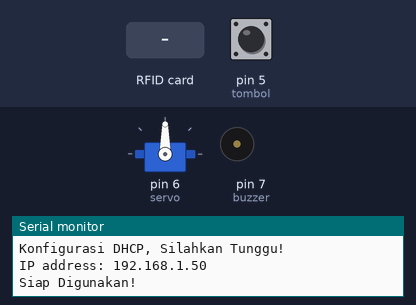
Bench run of a sketch on a simulated Arduino Uno, built for the host (arithmetic inside an expression is 32-bit, double 64-bit). Parts: servo, buzzer (waves = sounding, pin HIGH), the last lines printed to the serial monitor. The test bench sets the inputs (shaded band); at power-on: pin 5 (tombol) LOW. WiFi joins after 1.5 s; servers stay silent unless stated; uploads are accepted with an empty reply.

Above: at 7.9 s.
8.0 s: RFID card 5E 7A 19 C4 held to the reader
At 10.8 s:
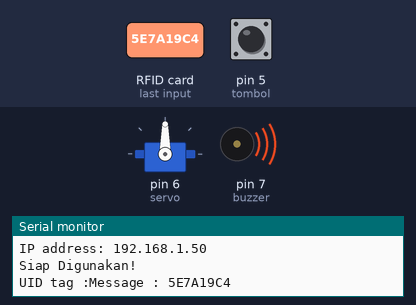
Timing chart, 0 to 12.9 s (numbered marks = the images above; inputs shaded):
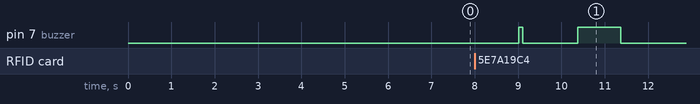

Measured:
- after the input at 8.0 s, pin 7 (buzzer): LOW → HIGH after 1.0 s, → LOW 0.10 s later, → HIGH 1.3 s later, → LOW 1.0 s later

The sketch:

RFID_v2__ETHERNET_CLIENT_HTTP.ino
```cpp
//#include <LiquidCrystal_I2C.h>
#include <SPI.h>
#include <Ethernet.h>
#include <ArduinoJson.h> //6.17.3
#include <SPI.h>
#include <MFRC522.h>
#include <Servo.h>
//LiquidCrystal_I2C lcd(0x27, 16, 2);

// replace the MAC address below by the MAC address printed on a sticker on the Arduino Shield 2
byte mac[] = { 0xDE, 0xAD, 0xBE, 0xEF, 0xFE, 0xED };

EthernetClient client;

int    HTTP_PORT   = 80;
String HTTP_METHOD = "GET";
char   HOST_NAME[] = "192.168.1.51"; // change to your PC's IP address
String PATH_NAME   = "/rfidui/data-api.php";
String getData;
String namatol = "sukabumi";

#define SS_PIN 9
#define RST_PIN 8
#define buzzer 7

MFRC522 mfrc522(SS_PIN, RST_PIN);   // Create MFRC522 instance.

int kunci = 0;
int tombol = 5;
int servo = 6;
Servo myservo;

void setup() {
  Serial.begin(115200);
  // lcd.begin();
  myservo.attach(servo);
  pinMode (buzzer, OUTPUT);
  //  pinMode(IR, INPUT);
  while (!Serial);
  SPI.begin();      // Initiate  SPI bus
  mfrc522.PCD_Init();   // Initiate MFRC522
  //delay(3000);
  //START IP DHCP
  Serial.println("Konfigurasi DHCP, Silahkan Tunggu!");
  if (Ethernet.begin(mac) == 0) {
    Serial.println("DHCP Gagal!");
    if (Ethernet.hardwareStatus() == EthernetNoHardware) {
      Serial.println("Ethernet Tidak tereteksi :(");
    } else if (Ethernet.linkStatus() == LinkOFF) {
      Serial.println("Hubungkan kabel Ethernet!");
    }
    while (true) {
      delay(1);
    }
  }
  //End DHCP
  delay(5000);
  Serial.print("IP address: ");
  Serial.println(Ethernet.localIP());
  client.connect(HOST_NAME, HTTP_PORT);
  Serial.println("Siap Digunakan!");
  myservo.write(90);
}

void loop() {

  if (kunci == 0) {
    //Baca data
    //Program yang akan dijalankan berulang-ulang
    if ( ! mfrc522.PICC_IsNewCardPresent()) {
      return;
    }
    // Select one of the cards
    if ( ! mfrc522.PICC_ReadCardSerial()) {
      return;
    }
    //  lcd.clear();
    //  lcd.setCursor(0, 0); lcd.print("Selamat Datang");
    //lcd.setCursor(0, 1); lcd.print("Silahkan Masuk");
    delay(1000);

    //Show UID on serial monitor
    Serial.print("UID tag :");
    String uidString;
    byte letter;
    for (byte i = 0; i < mfrc522.uid.size; i++)
    {
      uidString.concat(String(mfrc522.uid.uidByte[i] < 0x10 ? "" : ""));
      uidString.concat(String(mfrc522.uid.uidByte[i], HEX));
    }
    Serial.print("Message : ");
    uidString.toUpperCase();
    Serial.println(uidString);
    digitalWrite(buzzer, HIGH);
    delay(100);
    digitalWrite(buzzer, LOW);

    //POST TO WEB
    client.connect(HOST_NAME, HTTP_PORT);
    client.println(HTTP_METHOD + " " + PATH_NAME +
                   "?rfid=" + String(uidString) +
                   "&namatol=" + String(namatol) +
                   //"&sensor1=" + String(sensor1) +
                   //"&sensor2=" + String(sensor2) +
                   " HTTP/1.1");
    client.println("Host: " + String(HOST_NAME));
    client.println("Connection: close");
    client.println(); // end HTTP header

    while (client.connected()) {
      if (client.available()) {
        char endOfHeaders[] = "\r\n\r\n";
        client.find(endOfHeaders);
        getData = client.readString();
        getData.trim();
        //Serial.println (getData);
        //AMBIL DATA JSON
        const size_t capacity = JSON_OBJECT_SIZE(9) + 160; //cari dulu nilainya pakai Arduino Json 5 Asisten
        DynamicJsonDocument doc(capacity);
        //StaticJsonDocument<192> doc;
        DeserializationError error = deserializeJson(doc, getData);

        const char* id_dibaca       = doc["id"];
        const char* rfid_dibaca     = doc["rfid"];
        const char* nama_dibaca     = doc["nama"];
        const char* alamat_dibaca   = doc["alamat"];
        const char* telepon_dibaca  = doc["telepon"];
        const char* tanggal_dibaca  = doc["tanggal"];
        const char* saldoawal_dibaca = doc["saldoawal"];
        const char* namatol_dibaca  = doc["namatol"];
        const char* status_dibaca   = doc["status"];


        //LOGIKA
        //      int readIR = digitalRead(IR);

        if (String(nama_dibaca) != "" && String(status_dibaca) == "berhasil") {
          Serial.println("Kartu Terdaftar!");
          //POST TO SERIAL
          Serial.print("ID       = "); Serial.println(id_dibaca);
          Serial.print("RFID     = "); Serial.println(rfid_dibaca);
          Serial.print("Nama     = "); Serial.println(nama_dibaca);
          Serial.print("Alamat   = "); Serial.println(alamat_dibaca);
          Serial.print("Telepon  = "); Serial.println(telepon_dibaca);
          Serial.print("Waktu    = "); Serial.println(tanggal_dibaca);
          Serial.print("saldoawal= "); Serial.println(saldoawal_dibaca);
          Serial.print("namatol  = "); Serial.println(namatol_dibaca);
          Serial.println();
          //        lcd.clear();
          //        lcd.setCursor(1, 0); lcd.print("BERHASIL MASUK");
          myservo.write(180);
          delay(1000);
          buzzeroke();
          kunci = 1;
        } else if (String(nama_dibaca) != "" && String(status_dibaca) == "gagal") {
          buzzergagal();
          Serial.println("Saldo Tidak Cukup!");
        } else {
          buzzergagal();
          Serial.println("Kartu Tidak terdaftar!");
          //        lcd.clear();
          //        lcd.setCursor(1, 0); lcd.print("TIDAK TERDAFTAR");
        }
      }
    }
  }
  int bacatombol = digitalRead(tombol);
  if (bacatombol == 1 && kunci == 1) {
    myservo.write(90);
    Serial.print("Tap Kartu");
    kunci = 0;
  }
}


void buzzeroke() {
  digitalWrite(buzzer, HIGH);
  delay(100);
  digitalWrite(buzzer, LOW);
  delay(100);
  digitalWrite(buzzer, HIGH);
  delay(100);
  digitalWrite(buzzer, LOW);
  delay(100);
}

void buzzergagal() {
  digitalWrite(buzzer, HIGH);
  delay(1000);
  digitalWrite(buzzer, LOW);
  delay(10);
}
```
